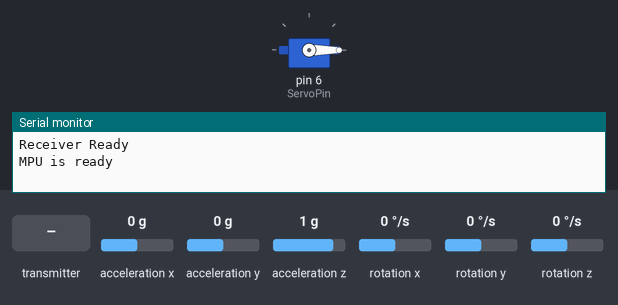
The sketch below on a simulated Arduino Uno, built with avr-gcc and run on an emulated ATmega328P. Shown: servo, the last lines printed to the serial monitor. The test bench sets the inputs (shaded band); at power-on: rotation x 0 °/s, acceleration y 0 g, acceleration z 1 g, acceleration x 0 g, rotation y 0 °/s, rotation z 0 °/s. No radio packets arrive unless stated.

Above: at 1.2 s.
1.3 s: the transmitter starts sending angle = 45
At 2.2 s:
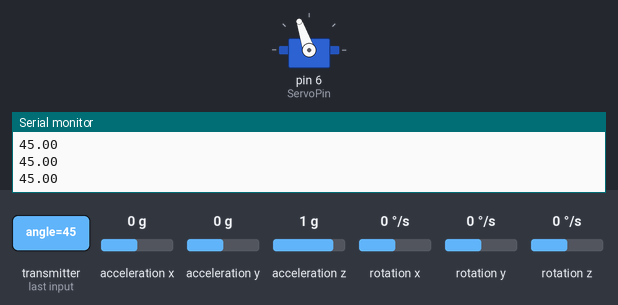
4.3 s: rotation x set to 192 °/s
At 5.03 s:
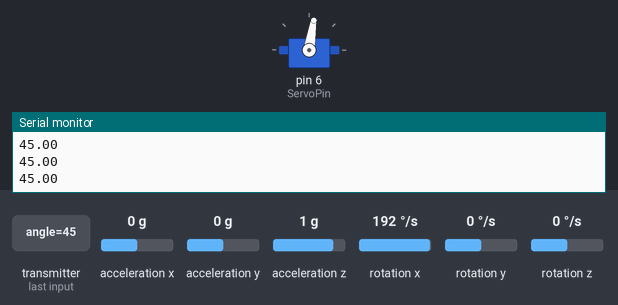
7.3 s: acceleration y set to -1.4 g
At 8.3 s:
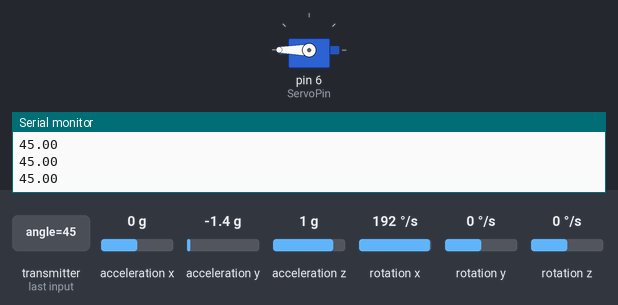
9.2 s: acceleration y set to 1.4 g
At 9.65 s:
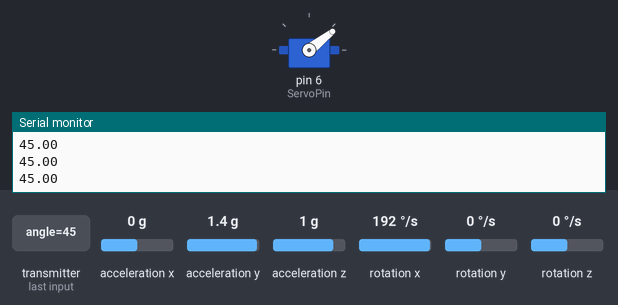
11.6 s: the transmitter starts sending angle = 90
14.6 s: acceleration z set to 0 g
Timing chart, 0 to 17.2 s (numbered marks = the images above; inputs shaded):
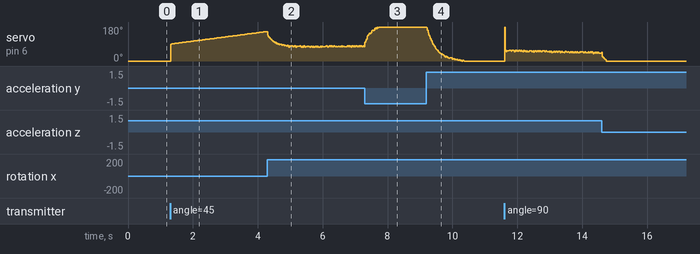

The sketch:

ball.ino
```cpp
#include <RF24.h>
#include <nRF24L01.h>
#include <SPI.h>
#include <Servo.h>
#include<MPU6050.h>
#include <PID_v1.h>

#define ServoPin 6
#define ce 9
#define csn 10
Servo serv1;
RF24 radio(ce,csn);

MPU6050 mpu2;
int16_t ax,ay,az,gx,gy,gz;
float last_time;
float input;                               //the angel of the ball NOW after using the servo
float pi = 3.14159 ;
float set_point;                          //the angel that must the ball move ( that sent to the servo ) (the actual angel)
float output;                             //the angel that the servo will take
float error = 0 ;                         //the difference between the set point (the actual angel) and input (the angel of the ball NOW)
float preverror = 0;                      //previous error
float kp=2 , ki=0.5 , kd=0.1 ;            //this is random numbers //variables of pid
float proportional = 0 , integral = 0 , derivative = 0;     //concepts of pid


const uint64_t address = 0xE8E8F0E1LL;
float angle;

void setup() {

Serial.begin(9600);
Wire.begin();
serv1.attach(ServoPin);
mpu2.initialize();

if (!radio.begin()) {
Serial.println("Problem occured");
while(1);
}

radio.setPALevel(RF24_PA_LOW);
radio.openReadingPipe(0, address);
radio.startListening();
radio.printDetails();
Serial.println("Receiver Ready");

if(mpu2.testConnection()){
Serial.println("MPU is ready");
}
else{
Serial.println("MPU is not connected !");
}

last_time = millis();
}


void loop() {
if (radio.available()) {

radio.read(&angle, sizeof(angle));
angle = constrain(angle,0,180);
Serial.println(angle);
}

float dt = (millis() - last_time)/1000 ;     //convert it to seconds
last_time = millis();                        //to update the last time

mpu2.getMotion6(&ax,&ay,&az,&gx,&gy,&gz);     //measure acclration and angular velocity

set_point = angle;
float roll_from_acc = atan2(ay,az) *180.0/pi ;          //the angel in x-axis from acclration
float roll_gx = gx/131.0;                    //to convert gx from 16-bits to angel (make it same scale )
input = ( input + (roll_gx*dt) ) *0.98 + ( roll_from_acc) *0.02;        //input is combine between the angel from acclration and the angle from gyroscope
error = set_point - input;
proportional = error;
integral = integral + error*dt;              //this equation is the integration of the error to dt
derivative = ( error - preverror )/dt;
preverror = error;
output = (kp*proportional) + (ki*integral) + (kd*derivative);         //the corrected angel that the servo will take
output = constrain(output,0,180);                                //mapping it between 0 and 180 for the servo

serv1.write(output);

}
```

Measured:
- after the input at 1.3 s, servo on pin 6 (ServoPin): moves from 0° to 156° over 3.0 s, starting at once
